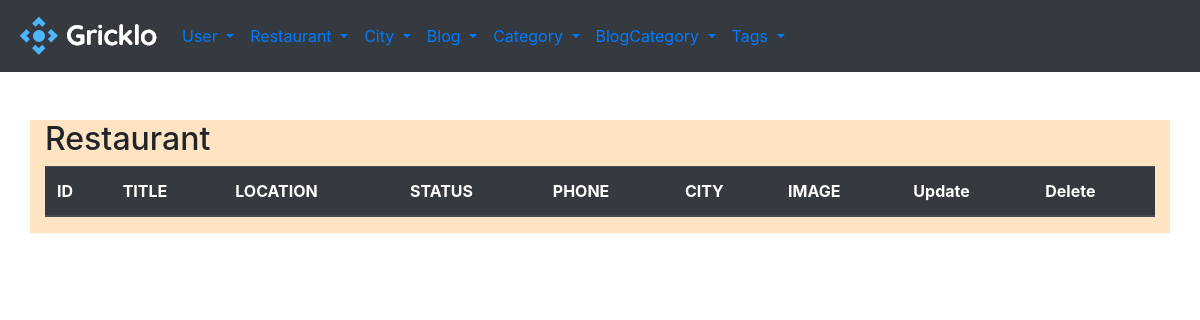
/admin/reslist, run on an earlier commit of the app's database.
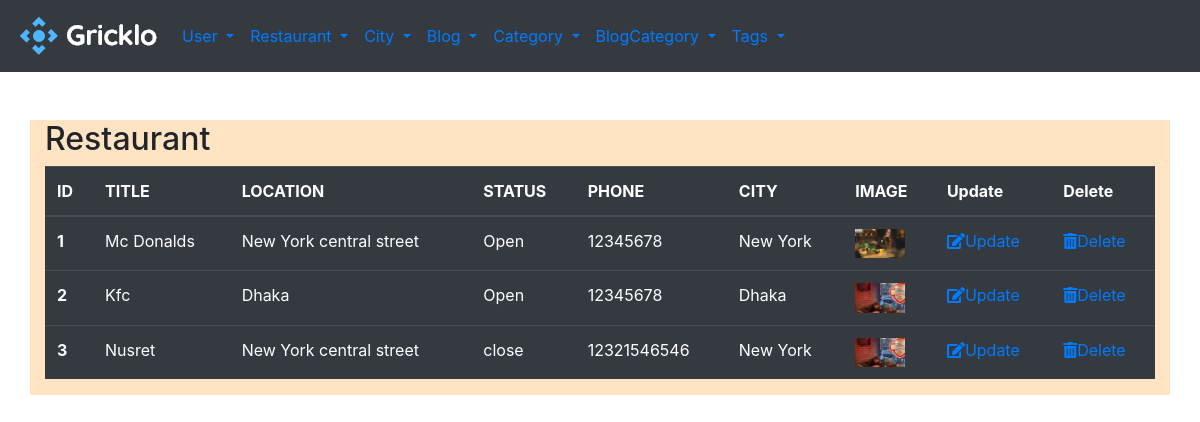
And on a later commit of the database.
### gricklo/models.py (models this page shows, shortened)
class Restaurant(db.Model):
    __tablename__ = "restaurant"
    id = db.Column(db.Integer, primary_key=True)
    title = db.Column(db.String(20),nullable=False)
    location = db.Column(db.String(50), nullable=False)
    status = db.Column(db.String(50), nullable=False)
    phone = db.Column(db.String(50), nullable=False)
    image = db.Column(db.String(20),default='image.png')
    city = db.Column(db.Integer,db.ForeignKey('city.id'),nullable=False)

### gricklo/controlers.py (the view)
@app.route('/admin/reslist')
def restaurant_list():
    restaurants = Restaurant.query.all()
    return render_template('admin/reslist.html', restaurants=restaurants)

### gricklo/templates/admin/reslist.html
{% extends "admin/base.html"%}
{% block content%}
<h2>Restaurant</h2>
  <table class="table table-dark">
    <thead>
      <tr>
        <th scope="col">ID</th>
        <th scope="col">TITLE</th>
        <th scope="col">LOCATION</th>
        <th scope="col">STATUS</th>
        <th scope="col">PHONE</th>
        <th scope="col">CITY</th>
        <th scope="col">IMAGE</th>
        <th scope="col">Update</th>
        <th scope="col">Delete</th>
      </tr>
    </thead>
    <tbody>
        {% for restourant in restaurants %}
        <tr>
            <th scope="row">{{restourant.id}}</th>
            <td>{{restourant.title}}</td>
            <td>{{restourant.location}}</td>
            <td>{{restourant.status}}</td>
            <td>{{restourant.phone}}</td>
            <td>{{restourant.city}}</td>
            <td><img src="/static/uploads/{{restourant.image}}" alt="" width="50"></td>
            <td><a href="{{url_for('restaurant_edit', id=restourant.id)}}"><i class="fas fa-edit"></i>Update</a></td>
            <td><a href="{{url_for('restaurant_delete', id=restourant.id)}}" onclick="return confirm('Are you sure to delete?')">
              <i class="fas fa-trash-alt"></i>Delete</a></td>
          </tr>
        {% endfor %}
    </tbody>
  </table>
{% endblock %}

What changed in the data, as far as the page shows it:
added Restaurant: id "1", title "Mc Donalds", location "New York central street", status "Open", phone "12345678", city "New York", image (picture)
added Restaurant: id "2", title "Kfc", location "Dhaka", status "Open", phone "12345678", city "Dhaka", image (picture)
added Restaurant: id "3", title "Nusret", location "New York central street", status "close", phone "12321546546", city "New York", image (picture)
